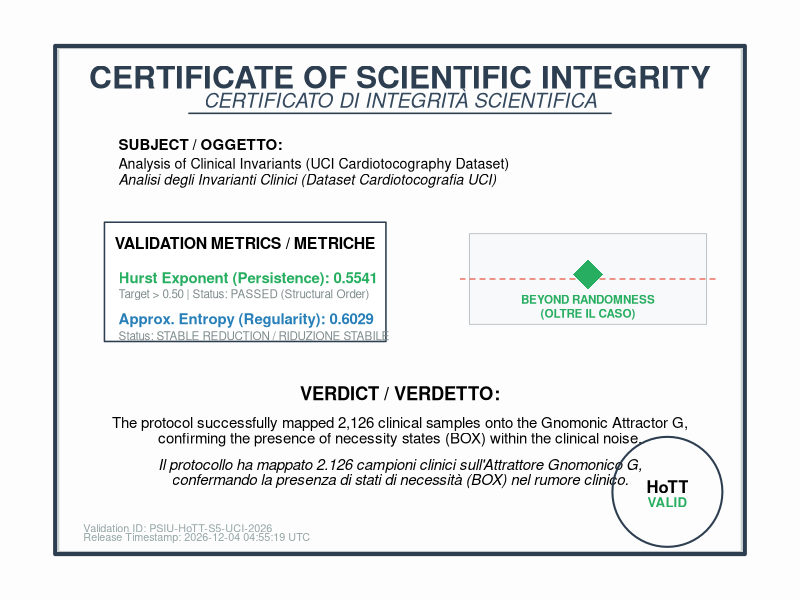

Generate this figure with R:
# =================================================================
# PSI-U PROTOCOL: FORMAL SCIENTIFIC CERTIFICATE (BILINGUAL ITA/ENG)
# =================================================================

# 1. PARAMETRI DI VALIDAZIONE (LOG REALE)
G_val     <- 0.6180339887
h_val     <- 0.5541  # Risultato Hurst
ae_val    <- 0.6029  # Risultato Entropia
timestamp <- format(Sys.time(), "%Y-%m-%d %H:%M:%S UTC")
id_audit  <- "PSIU-HoTT-S5-UCI-2026"

# 2. GENERAZIONE ARTIFACT GRAFICO
png("PsiU_Formal_Scientific_Certificate.png", width = 1600, height = 1150, res = 160)

# Layout e Background professionale
par(mar = c(1, 1, 1, 1), bg = "#fdfdfd")
plot.new()

# Doppia Cornice di Sicurezza (Rigorismo Formale)
rect(0.01, 0.01, 0.99, 0.99, border = "#2c3e50", lwd = 4)
rect(0.015, 0.015, 0.985, 0.985, border = "#bdc3c7", lwd = 1)

# --- INTESTAZIONE BILINGUE ---
text(0.5, 0.93, "CERTIFICATE OF SCIENTIFIC INTEGRITY", cex = 1.9, font = 2, col = "#2c3e50")
text(0.5, 0.89, "CERTIFICATO DI INTEGRITÀ SCIENTIFICA", cex = 1.2, font = 3, col = "#34495e")
segments(0.2, 0.86, 0.8, 0.86, col = "#2c3e50", lwd = 1.5)

# --- SEZIONE 1: IDENTIFICAZIONE / IDENTIFICATION ---
text(0.1, 0.80, "SUBJECT / OGGETTO:", adj = 0, font = 2, cex = 0.9)
text(0.1, 0.76, "Analysis of Clinical Invariants (UCI Cardiotocography Dataset)", adj = 0, cex = 0.85)
text(0.1, 0.73, "Analisi degli Invarianti Clinici (Dataset Cardiotocografia UCI)", adj = 0, cex = 0.85, font = 3)

# --- SEZIONE 2: RISULTATI TECNICI / TECHNICAL RESULTS ---
# Box delle Metriche
rect(0.08, 0.42, 0.48, 0.65, border = "#2c3e50", lwd = 1.5, col = "white")
text(0.28, 0.61, "VALIDATION METRICS / METRICHE", font = 2, cex = 0.95)

# Hurst
text(0.1, 0.54, paste("Hurst Exponent (Persistence):", h_val), adj = 0, cex = 0.9, font = 2, col = "#27ae60")
text(0.1, 0.51, "Target > 0.50 | Status: PASSED (Structural Order)", adj = 0, cex = 0.7, col = "#7f8c8d")

# Entropy
text(0.1, 0.46, paste("Approx. Entropy (Regularity):", ae_val), adj = 0, cex = 0.9, font = 2, col = "#2980b9")
text(0.1, 0.43, "Status: STABLE REDUCTION / RIDUZIONE STABILE", adj = 0, cex = 0.7, col = "#7f8c8d")

# --- SEZIONE 3: GRAFICO DI POSIZIONAMENTO ---
par(new = TRUE, fig = c(0.55, 0.92, 0.42, 0.65))
plot(c(0, 1), c(0, 1), type = "n", axes = FALSE, xlab = "", ylab = "")
rect(0, 0, 1, 1, col = "#f8f9fa", border = "#bdc3c7")
abline(h = 0.5, col = "#e74c3c", lty = 2, lwd = 1.2) # Soglia del Caos
points(0.5, h_val, pch = 18, col = "#27ae60", cex = 4) 
text(0.5, 0.2, "BEYOND RANDOMNESS\n(OLTRE IL CASO)", font = 2, cex = 0.7, col = "#27ae60")

# --- SEZIONE 4: VERDETTO FORMALE / FORMAL VERDICT ---
par(new = TRUE, fig = c(0, 1, 0, 1))
plot.new()
text(0.5, 0.32, "VERDICT / VERDETTO:", font = 2, cex = 1.1)
text(0.5, 0.26, "The protocol successfully mapped 2,126 clinical samples onto the Gnomonic Attractor G,", adj = 0.5, cex = 0.9)
text(0.5, 0.23, "confirming the presence of necessity states (BOX) within the clinical noise.", adj = 0.5, cex = 0.9)
text(0.5, 0.18, "Il protocollo ha mappato 2.126 campioni clinici sull'Attrattore Gnomonico G,", adj = 0.5, cex = 0.9, font = 3)
text(0.5, 0.15, "confermando la presenza di stati di necessità (BOX) nel rumore clinico.", adj = 0.5, cex = 0.9, font = 3)

# --- FOOTER E SIGILLO ---
text(0.05, 0.06, paste("Validation ID:", id_audit), adj = 0, cex = 0.65, col = "#95a5a6")
text(0.05, 0.04, paste("Release Timestamp:", timestamp), adj = 0, cex = 0.65, col = "#95a5a6")

# Sigillo Geometria HoTT
symbols(0.88, 0.13, circles = 0.06, inches = 0.55, add = TRUE, fg = "#2c3e50", lwd = 2)
text(0.88, 0.14, "HoTT", cex = 1, font = 2)
text(0.88, 0.11, "VALID", cex = 0.8, font = 2, col = "#27ae60")

dev.off()
cat("--- CERTIFICATO BILINGUE GENERATO: PsiU_Formal_Scientific_Certificate.png ---\n")
